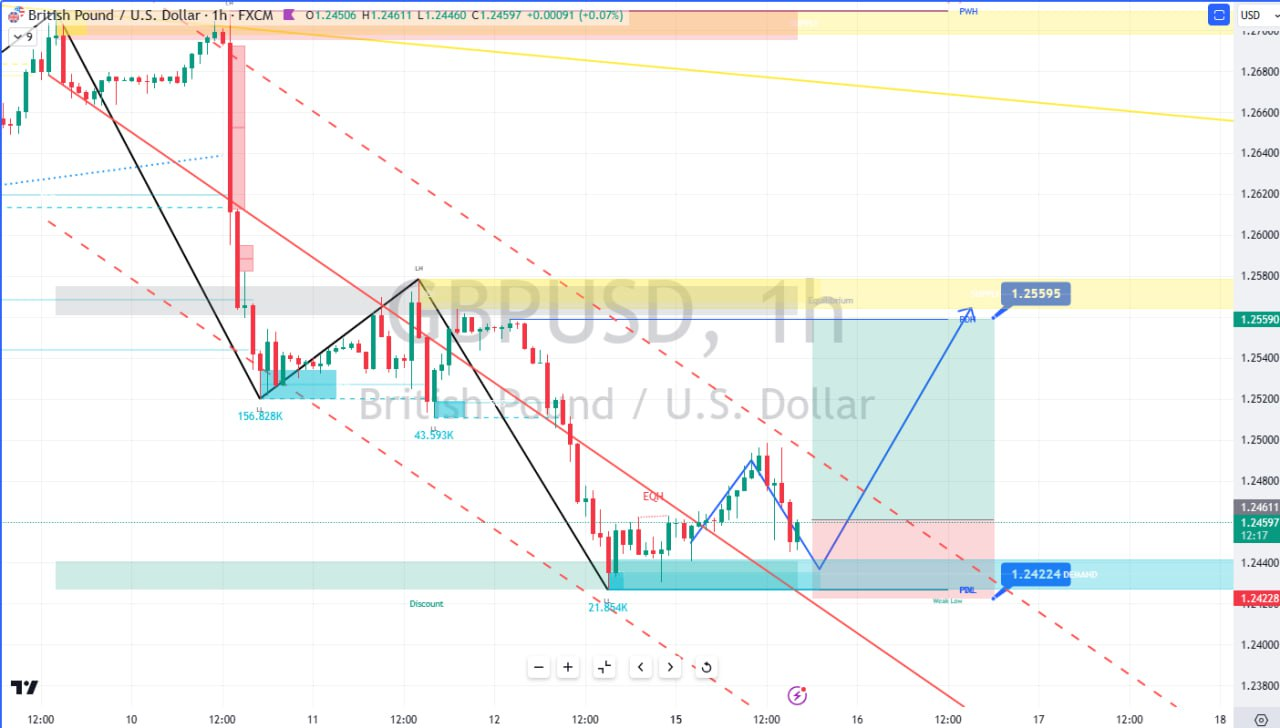
#> input picture longTest2.jpg, 1280 x 728 px
$ python findMultipleColoursOnImage.py
#> lines starting #> are read from the running program, lines starting #| are printed output that depends on the picture; after the words box and inside, x2 and y2 are one past the last pixel; in counts of white or black regions, pixels touching at a corner belong together
import cv2
import numpy as np
import matplotlib.pyplot as plt

def display_image(image, title='Original Image'):
    # Convert BGR images to RGB
    image_rgb = cv2.cvtColor(image, cv2.COLOR_BGR2RGB)

    plt.figure(figsize=(15, 5))

    plt.subplot(131)
    # plt.imshow(image)
    plt.imshow(image_rgb)
    plt.title(title)
    plt.axis('off')

    plt.show()


def find_colors(image, target_colors, tolerances):
    # Ensure input is in list format for multiple colors
    if not isinstance(target_colors[0], (list, np.ndarray)):
        target_colors = [target_colors]

    # Initialize an empty mask
    combined_mask = np.zeros(image.shape[:2], dtype="uint8")

    for target_color, tolerance in zip(target_colors, tolerances):
        # Convert the target color to a numpy array
        target_color = np.array(target_color, dtype=np.uint8)

        # Calculate the lower and upper bounds of the color range
        lower_bound = target_color - tolerance
        upper_bound = target_color + tolerance

        # Clip the bounds to be within valid color range
        lower_bound = np.clip(lower_bound, 0, 255)
        upper_bound = np.clip(upper_bound, 0, 255)

        # Find the colors within the specified range
        mask = cv2.inRange(image, lower_bound, upper_bound)

        # Combine the masks
        combined_mask = cv2.bitwise_or(combined_mask, mask)

    # Optionally, apply the combined mask to get the result image
    result = cv2.bitwise_and(image, image, mask=combined_mask)

    return combined_mask, result

# Define your target colors and tolerances
target_colors_bgr = [
    [230, 234, 205],  # Average color of the upper half
    [219, 215, 247]   # Average color of the lower half
]

# Define a tolerance level for color matching
tolerances = [
    np.array([15, 15, 15]),  # Tolerance for the first color
    np.array([15, 15, 15])   # Tolerance for the second color
]

# Load the image where you want to find these colors
target_image = cv2.imread('longTest2.jpg')
#> target_image is the input picture: shape (728, 1280, 3); mean B, G, R 241.8, 243.6, 241.8


# Find the colors in the image
combined_mask, result = find_colors(target_image, target_colors_bgr, tolerances)
#> the loop in find_colors, `for target_color, tolerance in zip(target_colors, tolerances):` made 2 passes
#> pass 1, in find_colors, `mask = cv2.inRange(image, lower_bound, upper_bound)`:
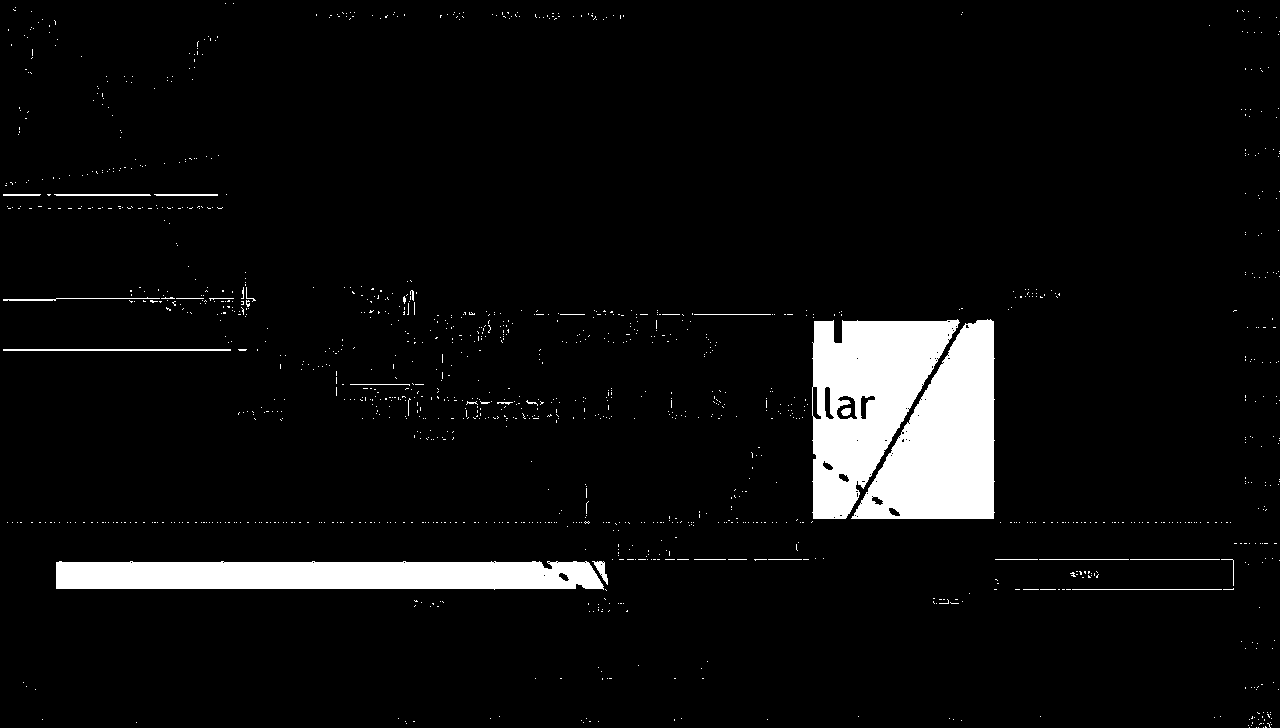
#> mask: shape (728, 1280); 5.7% white; 1317 white regions (1290 under 20 px), largest, box (x1, y1, x2, y2) and area: (812, 319, 960, 519) 16799, (851, 319, 995, 519) 16744, (56, 561, 604, 590) 14511
#> pass 2, in find_colors, `mask = cv2.inRange(image, lower_bound, upper_bound)`:
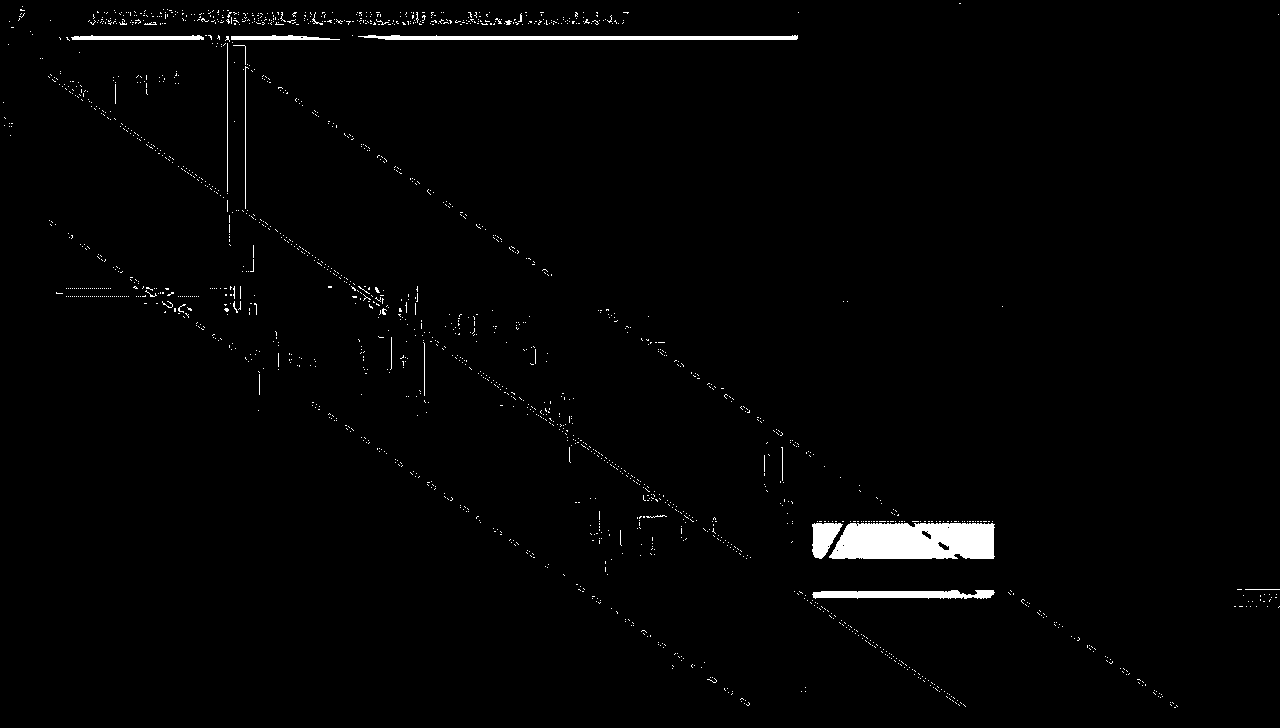
#> mask: shape (728, 1280); 1.5% white; 1710 white regions (1687 under 20 px), largest, box (x1, y1, x2, y2) and area: (829, 523, 995, 559) 5392, (358, 35, 798, 40) 1728, (812, 590, 995, 599) 1235
#> pass 2, in find_colors, `combined_mask = cv2.bitwise_or(combined_mask, mask)`:
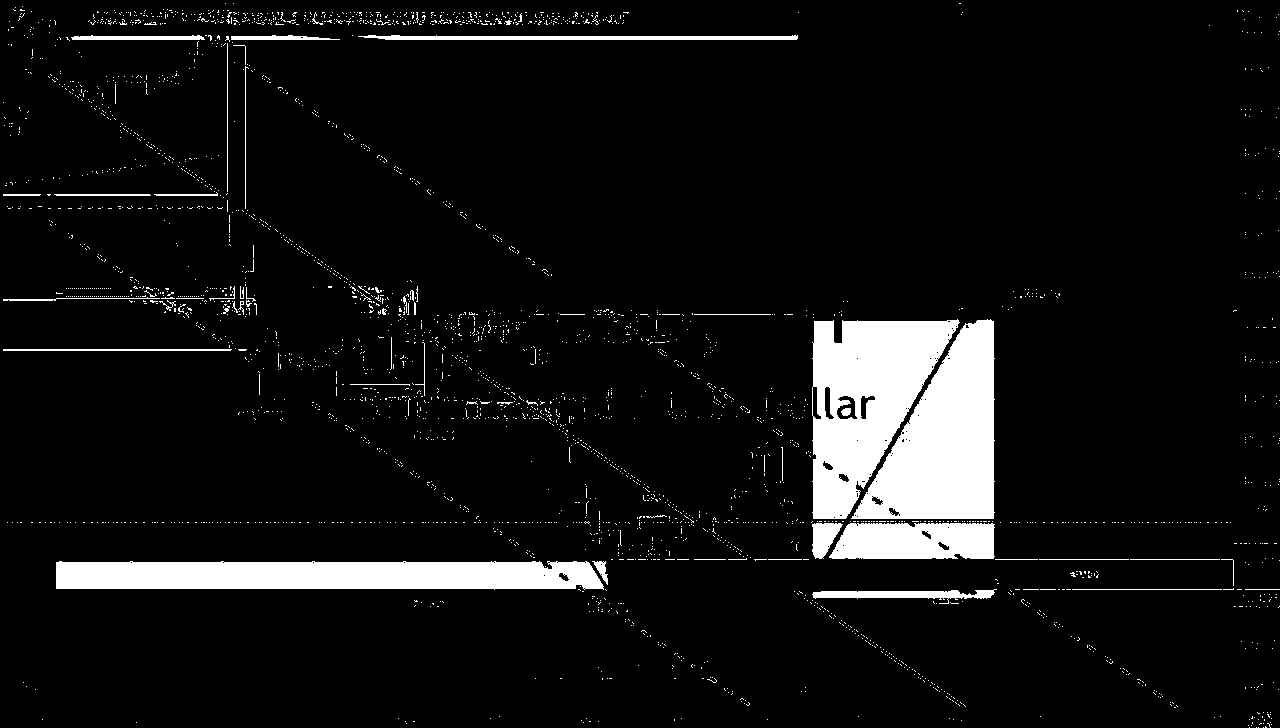
#> combined_mask: shape (728, 1280); 7.2% white; 2926 white regions (2867 under 20 px), largest, box (x1, y1, x2, y2) and area: (812, 319, 960, 519) 16805, (851, 319, 995, 519) 16757, (56, 561, 604, 590) 14519
#> in find_colors, `result = cv2.bitwise_and(image, image, mask=combined_mask)`:
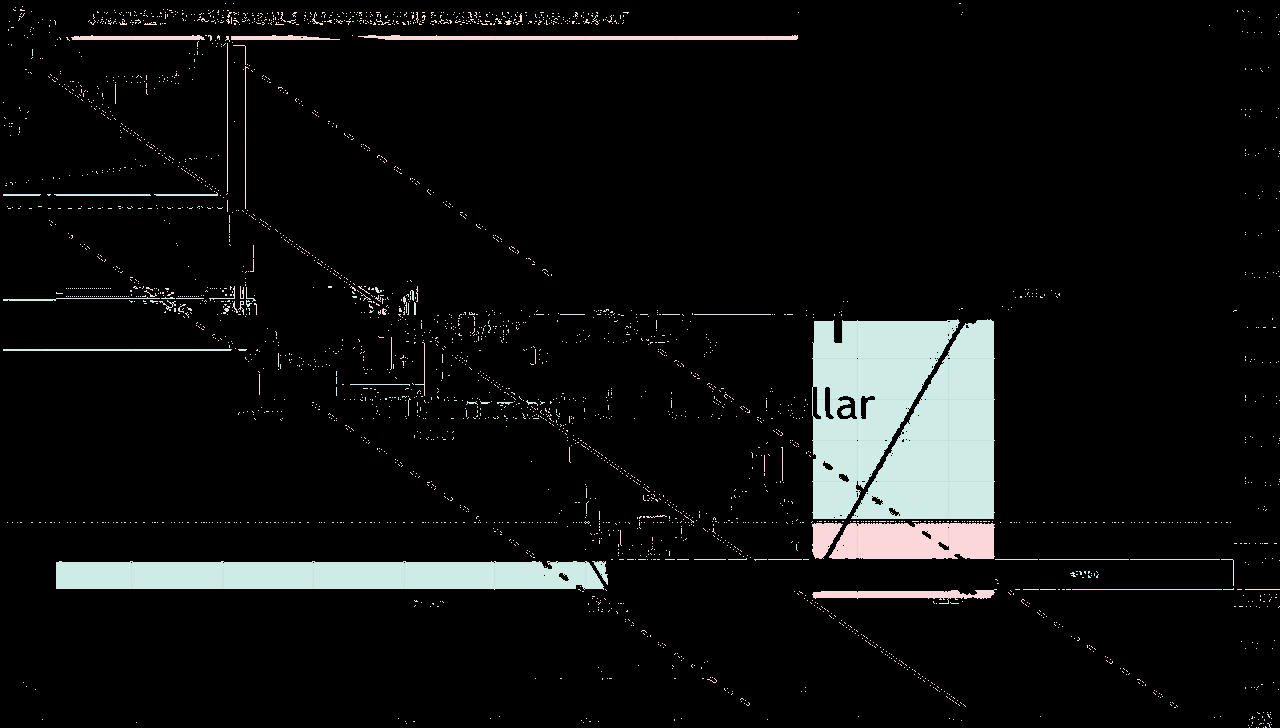
#> result: shape (728, 1280, 3); mean B, G, R 16.3, 16.6, 15.5

assert cv2.countNonZero(combined_mask) > 0, "The mask is completely black."
# Display the mask and result
# ... (you can use the display_image function here)
display_image(target_image)
display_image(combined_mask, 'Mask')
display_image(result, 'Result')
